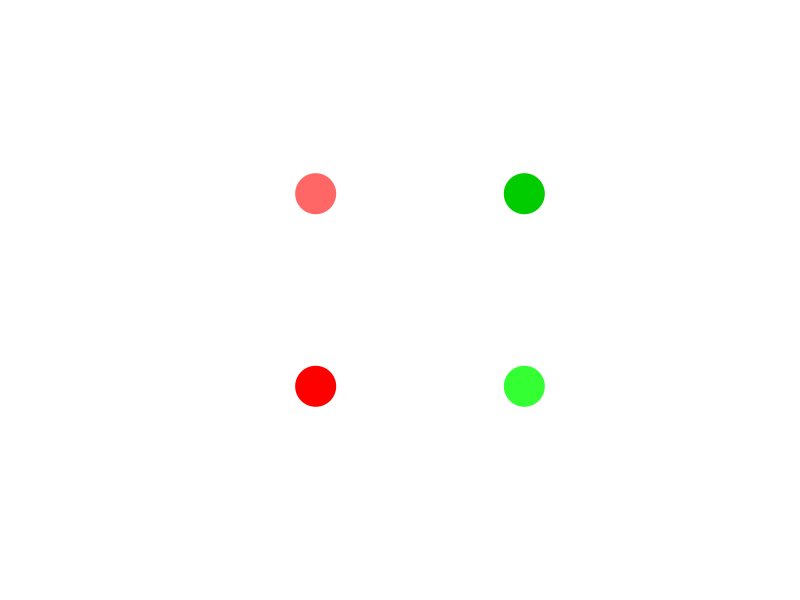
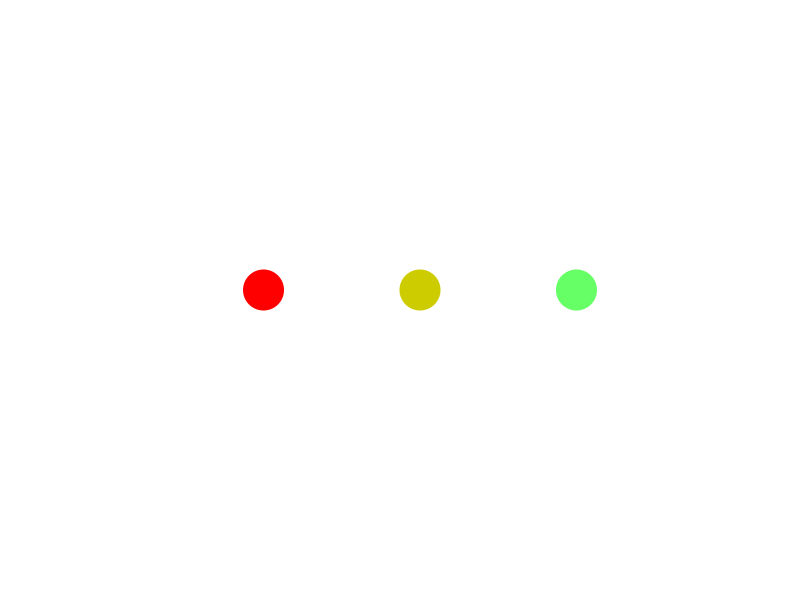
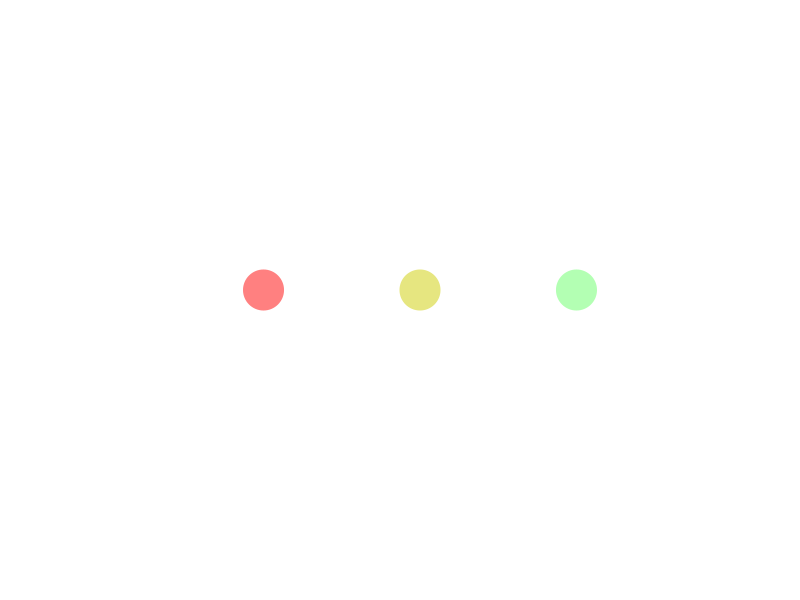
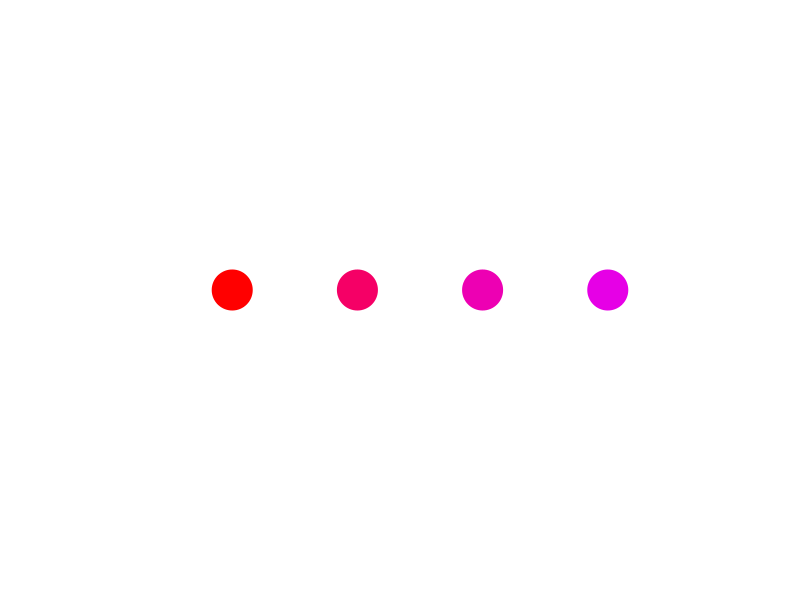

Source code (R) for these figures, in order:
## A red-green comparison

plot(NULL, NULL
	, axes=FALSE, xlab="", ylab=""
	, xlim=c(0,1), ylim=c(0,1)
)
points(
	x = rep((1:2)/3, 2)
	, y = rep(c(1, 3)/4, each=2)
	, pch=20, cex=8
	, col = c(
		rgb(1, 0, 0)
		, rgb(0.2, 1, 0.2)
		# , rgb(1, 1, 0)
		, rgb(1, 0.4, 0.4)
		, rgb(0, 0.8, 0)
		# , rgb(1, 1, 0)
	)
)

## A red-green ramp
plot(NULL, NULL
	, axes=FALSE, xlab="", ylab=""
	, xlim=c(0,1), ylim=c(0,1)
)
points(
	x = (1:3)/4
	, y = rep(1/2, 3)
	, pch=20, cex=8
	, col = c(
		rgb(1.0, 0, 0)
		, rgb(0.8, 0.8, 0)
		, rgb(0.4, 1.0, 0.4)
	)
)

## Brighter
plot(NULL, NULL
	, axes=FALSE, xlab="", ylab=""
	, xlim=c(0,1), ylim=c(0,1)
)
points(
	x = (1:3)/4
	, y = rep(1/2, 3)
	, pch=20, cex=8
	, col = c(
		rgb(1.0, 0.5, 0.5)
		, rgb(0.9, 0.9, 0.5)
		, rgb(0.7, 1.0, 0.7)
	)
)


## A more neutral color ramp (for Michelle)
## This worked way less well than I was expecting

plot(NULL, NULL
	, axes=FALSE, xlab="", ylab=""
	, xlim=c(0,1), ylim=c(0,1)
)

points(
	x = (1:4)/5
	, y = rep(1/2, 4)
	, pch=20, cex=8
	, col = c(
		  rgb(1.0, 0, 0)
		, rgb(0.96, 0, 0.4)
		, rgb(0.93, 0, 0.7)
		, rgb(0.9, 0, 0.9)
	)
)

